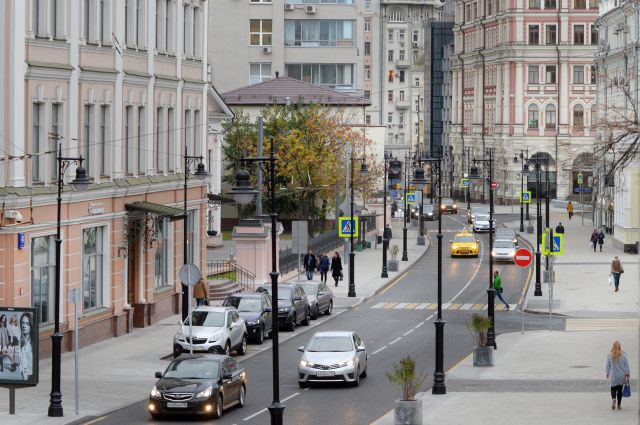
#> input picture image.jpg, 640 x 425 px
$ python cascade.py
#> lines starting #> are read from the running program, lines starting #| are printed output that depends on the picture
import cv2

# Enable camera

# import cascade file for facial recognition
faceCascade = cv2.CascadeClassifier(cv2.data.haarcascades + "haarcascade_frontalface_default.xml")

'''
    # if you want to detect any object for example eyes, use one more layer of classifier as below:
    eyeCascade = cv2.CascadeClassifier(cv2.data.haarcascades + "haarcascade_eye_tree_eyeglasses.xml")
'''

while True:
    #success, img = cap.read()
    img = cv2.imread('image.jpg')
#> img is the input picture: shape (425, 640, 3); mean B, G, R 134.5, 137, 140.2
    imgGray = cv2.cvtColor(img, cv2.COLOR_BGR2GRAY)
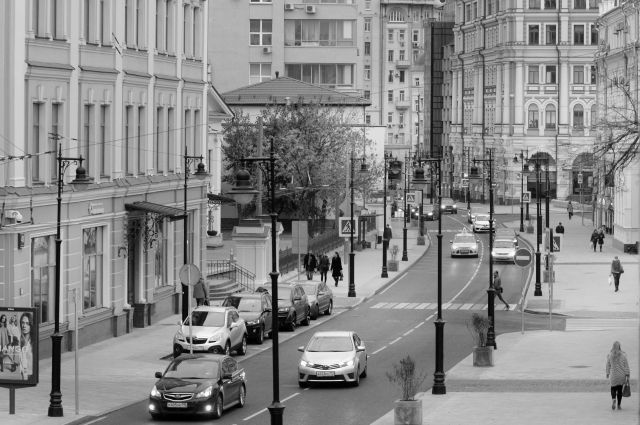
#> imgGray: shape (425, 640); min 0, max 255, mean 137.7

    # Getting corners around the face
    faces = faceCascade.detectMultiScale(imgGray, 1.3, 5)  # 1.3 = scale factor, 5 = minimum neighbor
#> faces = ()
    # drawing bounding box around face
    for (x, y, w, h) in faces:
        img = cv2.rectangle(img, (x, y), (x + w, y + h), (0, 255, 0), 3)
#> this loop made 0 passes

    '''
    # detecting eyes
    eyes = eyeCascade.detectMultiScale(imgGray)
    # drawing bounding box for eyes
    for (ex, ey, ew, eh) in eyes:
        img = cv2.rectangle(img, (ex, ey), (ex+ew, ey+eh), (255, 0, 0), 3)
    '''

    cv2.imshow('face_detect', img)
    if cv2.waitKey(10) & 0xFF == ord('q'):
#> (key q is pressed here)
        break
#cap.release()
cv2.destroyWindow('face_detect')
